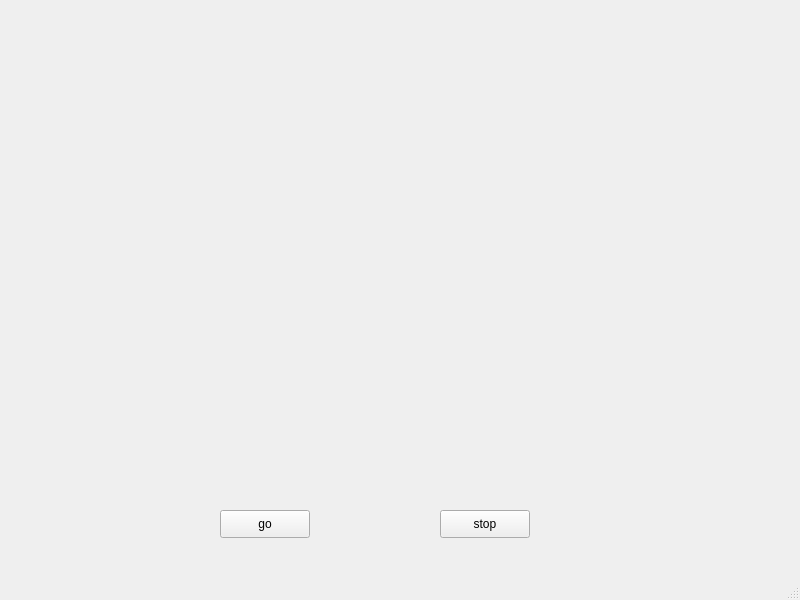
<?xml version="1.0" encoding="UTF-8"?>
<ui version="4.0">
 <class>MainWindow</class>
 <widget class="QMainWindow" name="MainWindow">
  <property name="geometry">
   <rect>
    <x>0</x>
    <y>0</y>
    <width>800</width>
    <height>600</height>
   </rect>
  </property>
  <property name="windowTitle">
   <string>MainWindow</string>
  </property>
  <widget class="QWidget" name="centralwidget">
   <widget class="QLabel" name="sema1i">
    <property name="enabled">
     <bool>true</bool>
    </property>
    <property name="geometry">
     <rect>
      <x>500</x>
      <y>330</y>
      <width>80</width>
      <height>90</height>
     </rect>
    </property>
    <property name="text">
     <string/>
    </property>
   </widget>
   <widget class="QPushButton" name="go">
    <property name="geometry">
     <rect>
      <x>220</x>
      <y>510</y>
      <width>90</width>
      <height>28</height>
     </rect>
    </property>
    <property name="text">
     <string>go</string>
    </property>
   </widget>
   <widget class="QLabel" name="sema2i">
    <property name="geometry">
     <rect>
      <x>230</x>
      <y>330</y>
      <width>80</width>
      <height>90</height>
     </rect>
    </property>
    <property name="text">
     <string/>
    </property>
   </widget>
   <widget class="QLabel" name="sema3i">
    <property name="geometry">
     <rect>
      <x>230</x>
      <y>80</y>
      <width>80</width>
      <height>90</height>
     </rect>
    </property>
    <property name="text">
     <string/>
    </property>
   </widget>
   <widget class="QLabel" name="sema4i">
    <property name="geometry">
     <rect>
      <x>500</x>
      <y>80</y>
      <width>80</width>
      <height>90</height>
     </rect>
    </property>
    <property name="text">
     <string/>
    </property>
   </widget>
   <widget class="QLabel" name="fondoi">
    <property name="geometry">
     <rect>
      <x>20</x>
      <y>20</y>
      <width>760</width>
      <height>460</height>
     </rect>
    </property>
    <property name="text">
     <string/>
    </property>
   </widget>
   <widget class="QPushButton" name="stop">
    <property name="geometry">
     <rect>
      <x>440</x>
      <y>510</y>
      <width>90</width>
      <height>28</height>
     </rect>
    </property>
    <property name="text">
     <string>stop</string>
    </property>
   </widget>
   <zorder>fondoi</zorder>
   <zorder>go</zorder>
   <zorder>sema4i</zorder>
   <zorder>sema1i</zorder>
   <zorder>sema2i</zorder>
   <zorder>sema3i</zorder>
   <zorder>stop</zorder>
  </widget>
  <widget class="QMenuBar" name="menubar">
   <property name="geometry">
    <rect>
     <x>0</x>
     <y>0</y>
     <width>800</width>
     <height>22</height>
    </rect>
   </property>
  </widget>
  <widget class="QStatusBar" name="statusbar"/>
 </widget>
 <resources/>
 <connections/>
</ui>
